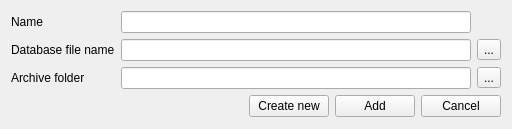
<?xml version="1.0" encoding="UTF-8"?>
<ui version="4.0">
 <class>AddCollectionDialogClass</class>
 <widget class="QDialog" name="AddCollectionDialogClass">
  <property name="windowModality">
   <enum>Qt::WindowModal</enum>
  </property>
  <property name="geometry">
   <rect>
    <x>0</x>
    <y>0</y>
    <width>512</width>
    <height>129</height>
   </rect>
  </property>
  <property name="sizePolicy">
   <sizepolicy hsizetype="Preferred" vsizetype="Expanding">
    <horstretch>0</horstretch>
    <verstretch>0</verstretch>
   </sizepolicy>
  </property>
  <property name="windowTitle">
   <string>Add new collection</string>
  </property>
  <property name="modal">
   <bool>true</bool>
  </property>
  <layout class="QVBoxLayout" name="verticalLayout" stretch="75,25">
   <item>
    <layout class="QGridLayout" name="gridLayout">
     <item row="1" column="1">
      <widget class="QLineEdit" name="editDatabase"/>
     </item>
     <item row="0" column="0">
      <widget class="QLabel" name="lblName">
       <property name="text">
        <string>Name</string>
       </property>
      </widget>
     </item>
     <item row="1" column="2">
      <widget class="QToolButton" name="btnDatabase">
       <property name="text">
        <string>...</string>
       </property>
      </widget>
     </item>
     <item row="1" column="0">
      <widget class="QLabel" name="lblDatabase">
       <property name="text">
        <string>Database file name</string>
       </property>
      </widget>
     </item>
     <item row="0" column="1">
      <widget class="QLineEdit" name="editName">
       <property name="toolTip">
        <string>Error!</string>
       </property>
       <property name="frame">
        <bool>true</bool>
       </property>
      </widget>
     </item>
     <item row="2" column="0">
      <widget class="QLabel" name="lblArchive">
       <property name="text">
        <string>Archive folder</string>
       </property>
      </widget>
     </item>
     <item row="2" column="1">
      <widget class="QLineEdit" name="editArchive"/>
     </item>
     <item row="2" column="2">
      <widget class="QToolButton" name="btnArchive">
       <property name="text">
        <string>...</string>
       </property>
      </widget>
     </item>
    </layout>
   </item>
   <item>
    <layout class="QHBoxLayout" name="layoutButton" stretch="0,1,0,0,0">
     <property name="sizeConstraint">
      <enum>QLayout::SetDefaultConstraint</enum>
     </property>
     <item>
      <spacer name="horizontalSpacer">
       <property name="orientation">
        <enum>Qt::Horizontal</enum>
       </property>
       <property name="sizeHint" stdset="0">
        <size>
         <width>40</width>
         <height>20</height>
        </size>
       </property>
      </spacer>
     </item>
     <item>
      <widget class="QLabel" name="lblError">
       <property name="palette">
        <palette>
         <active>
          <colorrole role="WindowText">
           <brush brushstyle="SolidPattern">
            <color alpha="255">
             <red>255</red>
             <green>0</green>
             <blue>0</blue>
            </color>
           </brush>
          </colorrole>
         </active>
         <inactive>
          <colorrole role="WindowText">
           <brush brushstyle="SolidPattern">
            <color alpha="255">
             <red>255</red>
             <green>0</green>
             <blue>0</blue>
            </color>
           </brush>
          </colorrole>
         </inactive>
         <disabled/>
        </palette>
       </property>
       <property name="text">
        <string/>
       </property>
       <property name="scaledContents">
        <bool>false</bool>
       </property>
       <property name="alignment">
        <set>Qt::AlignRight|Qt::AlignTrailing|Qt::AlignVCenter</set>
       </property>
      </widget>
     </item>
     <item>
      <widget class="QPushButton" name="btnCreateNew">
       <property name="text">
        <string>Create new</string>
       </property>
       <property name="autoDefault">
        <bool>false</bool>
       </property>
      </widget>
     </item>
     <item>
      <widget class="QPushButton" name="btnAdd">
       <property name="text">
        <string>Add</string>
       </property>
       <property name="autoDefault">
        <bool>false</bool>
       </property>
      </widget>
     </item>
     <item>
      <widget class="QPushButton" name="btnCancel">
       <property name="text">
        <string>Cancel</string>
       </property>
       <property name="autoDefault">
        <bool>false</bool>
       </property>
      </widget>
     </item>
    </layout>
   </item>
  </layout>
 </widget>
 <layoutdefault spacing="6" margin="11"/>
 <tabstops>
  <tabstop>editName</tabstop>
  <tabstop>btnDatabase</tabstop>
  <tabstop>btnArchive</tabstop>
  <tabstop>btnCreateNew</tabstop>
  <tabstop>btnAdd</tabstop>
  <tabstop>btnCancel</tabstop>
  <tabstop>editDatabase</tabstop>
  <tabstop>editArchive</tabstop>
 </tabstops>
 <resources/>
 <connections/>
</ui>
